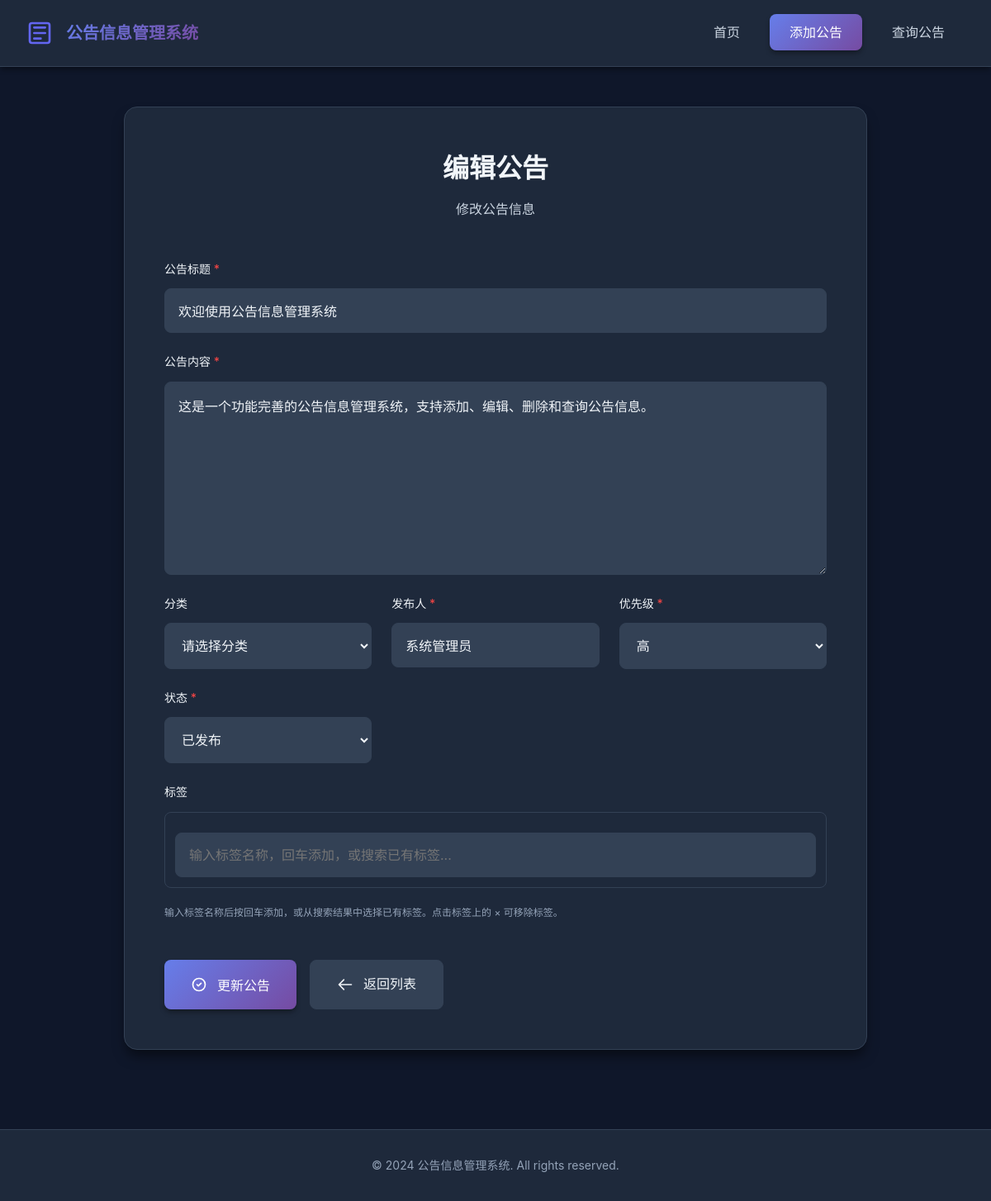
The page /add_notice.php?id=1 (signed in) on the database its author committed.
### tables this page shows
CREATE TABLE IF NOT EXISTS notices (
    id INT AUTO_INCREMENT PRIMARY KEY,
    category_id INT DEFAULT NULL COMMENT '分类ID',
    title VARCHAR(255) NOT NULL COMMENT '公告标题',
    content TEXT NOT NULL COMMENT '公告内容',
    author VARCHAR(100) NOT NULL COMMENT '发布人',
    author_id INT DEFAULT NULL COMMENT '发布人用户ID',
    publish_date DATETIME DEFAULT CURRENT_TIMESTAMP COMMENT '发布时间',
    update_date DATETIME DEFAULT CURRENT_TIMESTAMP ON UPDATE CURRENT_TIMESTAMP COMMENT '更新时间',
    status ENUM('published', 'draft') DEFAULT 'published' COMMENT '状态',
    priority ENUM('high', 'medium', 'low') DEFAULT 'medium' COMMENT '优先级',
    views INT DEFAULT 0 COMMENT '浏览次数',
    INDEX idx_publish_date (publish_date),
    INDEX idx_status (status),
    INDEX idx_author_id (author_id),
    INDEX idx_category_id (category_id),
    FOREIGN KEY (category_id) REFERENCES categories(id) ON DELETE SET NULL
);

### www/add_notice.php (the view, shortened to what this page needs)
<!DOCTYPE html>
<html lang="zh-CN">
<head>
    <link rel="stylesheet" href="style.css">
</head>
<body>
    <?php
    $edit_mode = false;
    $notice = null;
    if (isset($_GET['id'])) {
        $edit_mode = true;
        $id = intval($_GET['id']);
        $conn = getConnection();
        $stmt = $conn->prepare("SELECT * FROM notices WHERE id = ?");
        $stmt->bind_param("i", $id);
        $stmt->execute();
        $result = $stmt->get_result();
        $notice = $result->fetch_assoc();
    } else {
        require_permission('notice:create');
    }
    ?>
    <nav class="navbar">
        <div class="container">
            <div class="nav-brand">
                <h1>公告信息管理系统</h1>
            </div>
            <ul class="nav-menu">
                <li><a href="index.php">首页</a></li>
                <li><a href="add_notice.php" class="active">添加公告</a></li>
                <li><a href="search_notice.php">查询公告</a></li>
            </ul>
        </div>
    </nav>
    <div class="container">
        <div class="main-content">
            <div class="form-container">
                <div class="form-header">
                    <h2><?php echo $edit_mode ? '编辑公告' : '添加公告'; ?></h2>
                    <p><?php echo $edit_mode ? '修改公告信息' : '发布新的公告信息'; ?></p>
                </div>
                <form method="POST" action="" class="notice-form" id="noticeForm">
                    <div class="form-group">
                        <label for="title">公告标题 <span class="required">*</span></label>
                        <input type="text" id="title" name="title" required
                               value="<?php echo $edit_mode ? htmlspecialchars($notice['title']) : ''; ?>"
                               placeholder="请输入公告标题">
                    </div>
                    <div class="form-group">
                        <label for="content">公告内容 <span class="required">*</span></label>
                        <textarea id="content" name="content" rows="10" required
                                  placeholder="请输入公告内容"><?php echo $edit_mode ? htmlspecialchars($notice['content']) : ''; ?></textarea>
                    </div>
                    <div class="form-row">
                        <div class="form-group">
                            <label for="category_id">分类</label>
                            <select id="category_id" name="category_id">
                                <option value="">请选择分类</option>
                            </select>
                        </div>
                        <div class="form-group">
                            <label for="author">发布人 <span class="required">*</span></label>
                            <input type="text" id="author" name="author" required
                                   value="<?php echo $edit_mode ? htmlspecialchars($notice['author']) : ''; ?>"
                                   placeholder="请输入发布人姓名">
                        </div>
                        <div class="form-group">
                            <label for="priority">优先级 <span class="required">*</span></label>
                            <select id="priority" name="priority" required>
                                <option value="high" <?php echo ($edit_mode && $notice['priority'] == 'high') ? 'selected' : ''; ?>>高</option>
                            </select>
                        </div>
                        <div class="form-group">
                            <label for="status">状态 <span class="required">*</span></label>
                            <select id="status" name="status" required>
                                <option value="published" <?php echo ($edit_mode && $notice['status'] == 'published') ? 'selected' : ''; ?> <?php echo !$edit_mode ? 'selected' : ''; ?>>已发布</option>
                            </select>
                        </div>
                    </div>
                    <div class="form-group">
                        <label>标签</label>
                        <div class="tag-input-wrapper">
                            <div class="tag-input-container">
                                <input type="text" id="tagSearchInput" placeholder="输入标签名称，回车添加，或搜索已有标签..." autocomplete="off">
                            </div>
                        </div>
                        <small class="form-text text-muted">输入标签名称后按回车添加，或从搜索结果中选择已有标签。点击标签上的 × 可移除标签。</small>
                    </div>
                    <div class="form-actions">
                        <button type="submit" class="btn btn-primary">
                            <?php echo $edit_mode ? '更新公告' : '发布公告'; ?>
                        </button>
                        <a href="search_notice.php" class="btn btn-secondary">
                            <svg class="btn-icon" viewBox="0 0 24 24" fill="none" xmlns="http://www.w3.org/2000/svg">
                                <path d="M10 19L3 12M3 12L10 5M3 12H21" stroke="currentColor" stroke-width="2" stroke-linecap="round" stroke-linejoin="round"/>
                            </svg>
                            返回列表
                        </a>
                    </div>
                </form>
            </div>
        </div>
    </div>
    <footer class="footer">
        <div class="container">
            <p>&copy; 2024 公告信息管理系统. All rights reserved.</p>
        </div>
    </footer>
</body>
</html>

### rows shown on the page
notices: title "欢迎使用公告信息管理系统", content "这是一个功能完善的公告信息管理系统，支持添加、编辑、删除和查询公告信息。", author "系统管理员", priority "高", status "已发布"
